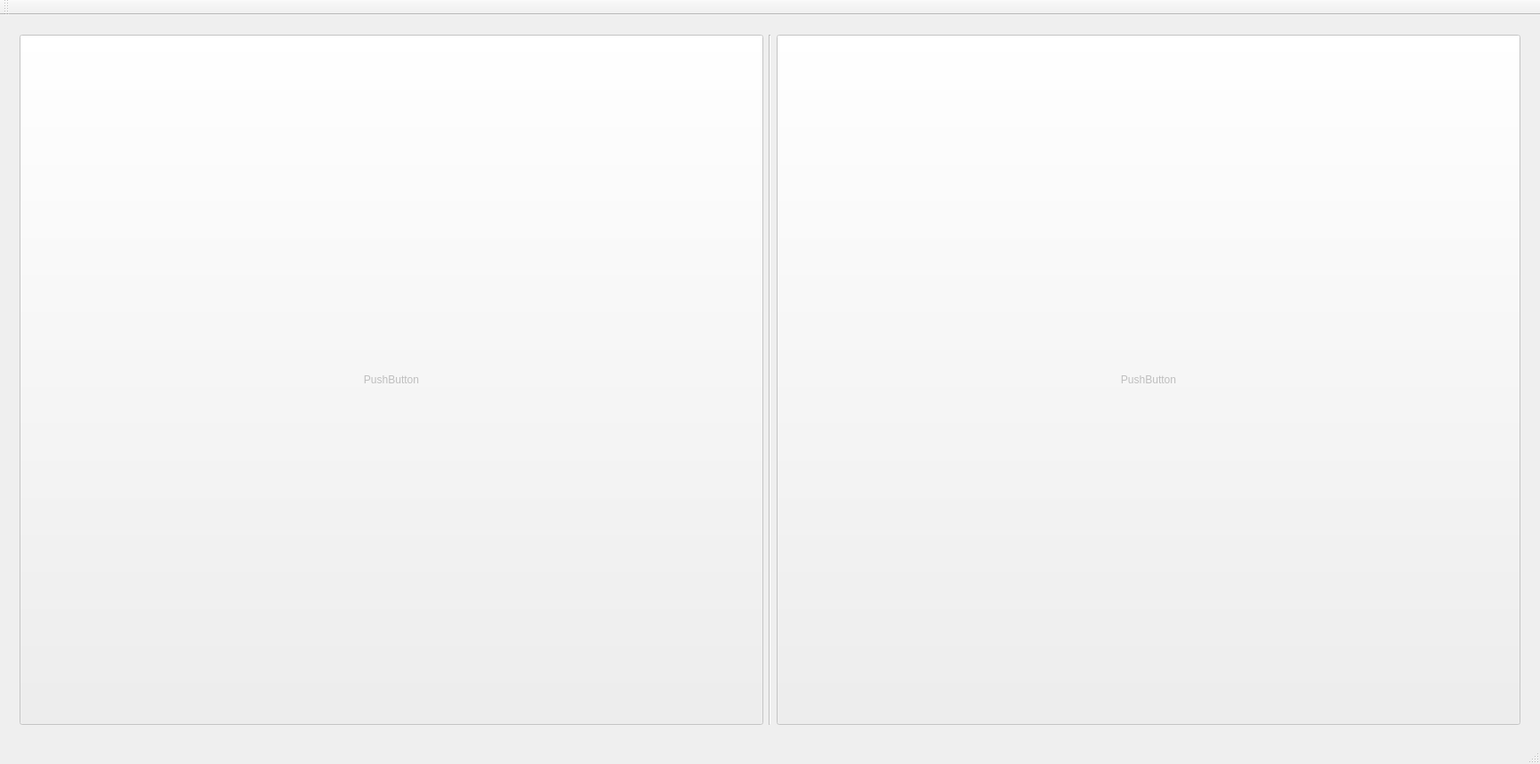
<?xml version="1.0" encoding="UTF-8"?>
<ui version="4.0">
 <class>MainWindow</class>
 <widget class="QMainWindow" name="MainWindow">
  <property name="geometry">
   <rect>
    <x>0</x>
    <y>0</y>
    <width>1731</width>
    <height>859</height>
   </rect>
  </property>
  <property name="windowTitle">
   <string>MainWindow</string>
  </property>
  <widget class="QWidget" name="centralWidget">
   <property name="enabled">
    <bool>false</bool>
   </property>
   <property name="sizePolicy">
    <sizepolicy hsizetype="Preferred" vsizetype="Preferred">
     <horstretch>0</horstretch>
     <verstretch>0</verstretch>
    </sizepolicy>
   </property>
   <layout class="QGridLayout" name="gridLayout_2">
    <item row="0" column="1">
     <widget class="QStackedWidget" name="stackedWidget">
      <widget class="QWidget" name="page">
       <layout class="QGridLayout" name="gridLayout_3">
        <item row="0" column="0">
         <layout class="QGridLayout" name="gridLayout">
          <item row="0" column="0">
           <layout class="QHBoxLayout" name="horizontalLayout">
            <item>
             <widget class="QPushButton" name="pushButton_2">
              <property name="sizePolicy">
               <sizepolicy hsizetype="Preferred" vsizetype="Preferred">
                <horstretch>0</horstretch>
                <verstretch>0</verstretch>
               </sizepolicy>
              </property>
              <property name="text">
               <string>PushButton</string>
              </property>
             </widget>
            </item>
            <item>
             <widget class="Line" name="line">
              <property name="orientation">
               <enum>Qt::Vertical</enum>
              </property>
             </widget>
            </item>
            <item>
             <widget class="QPushButton" name="pushButton">
              <property name="sizePolicy">
               <sizepolicy hsizetype="Preferred" vsizetype="Preferred">
                <horstretch>0</horstretch>
                <verstretch>0</verstretch>
               </sizepolicy>
              </property>
              <property name="text">
               <string>PushButton</string>
              </property>
             </widget>
            </item>
           </layout>
          </item>
         </layout>
        </item>
       </layout>
      </widget>
      <widget class="QWidget" name="page_2">
       <layout class="QGridLayout" name="gridLayout_4">
        <item row="0" column="0">
         <widget class="QComboBox" name="comboBox"/>
        </item>
       </layout>
      </widget>
     </widget>
    </item>
   </layout>
  </widget>
  <widget class="QMenuBar" name="menuBar">
   <property name="geometry">
    <rect>
     <x>0</x>
     <y>0</y>
     <width>1731</width>
     <height>20</height>
    </rect>
   </property>
  </widget>
  <widget class="QToolBar" name="mainToolBar">
   <attribute name="toolBarArea">
    <enum>TopToolBarArea</enum>
   </attribute>
   <attribute name="toolBarBreak">
    <bool>false</bool>
   </attribute>
  </widget>
  <widget class="QStatusBar" name="statusBar"/>
 </widget>
 <layoutdefault spacing="6" margin="11"/>
 <resources/>
 <connections/>
</ui>
